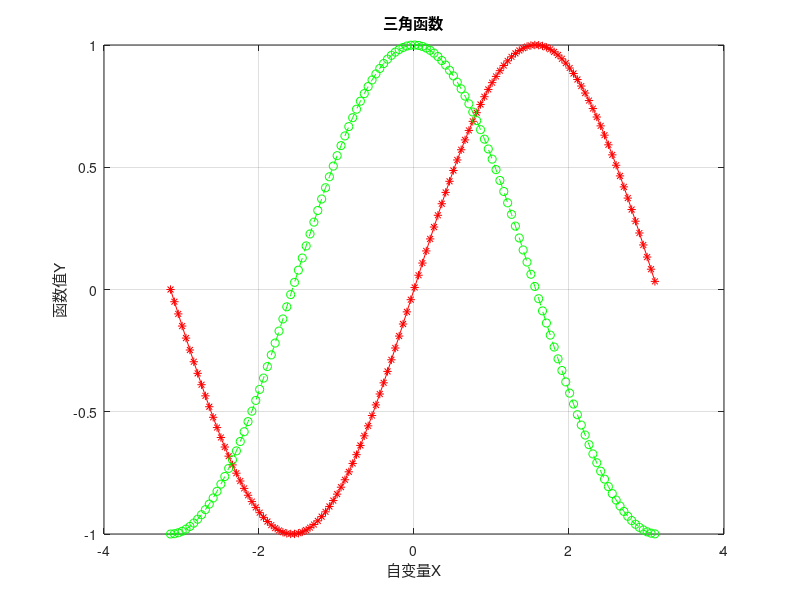

This figure's MATLAB source:
% [绘图]图形的叠加
% function Example03
% h0=figure('toolbar','none',...
%     'position',[200 150 450 350],...
%     'name','Example03');
x=-pi:0.05:pi;
y1=sin(x);
y2=cos(x);
plot(x,y1,'-*r',x,y2,'--og');
grid on
xlabel('自变量X');
ylabel('函数值Y');
title('三角函数');
